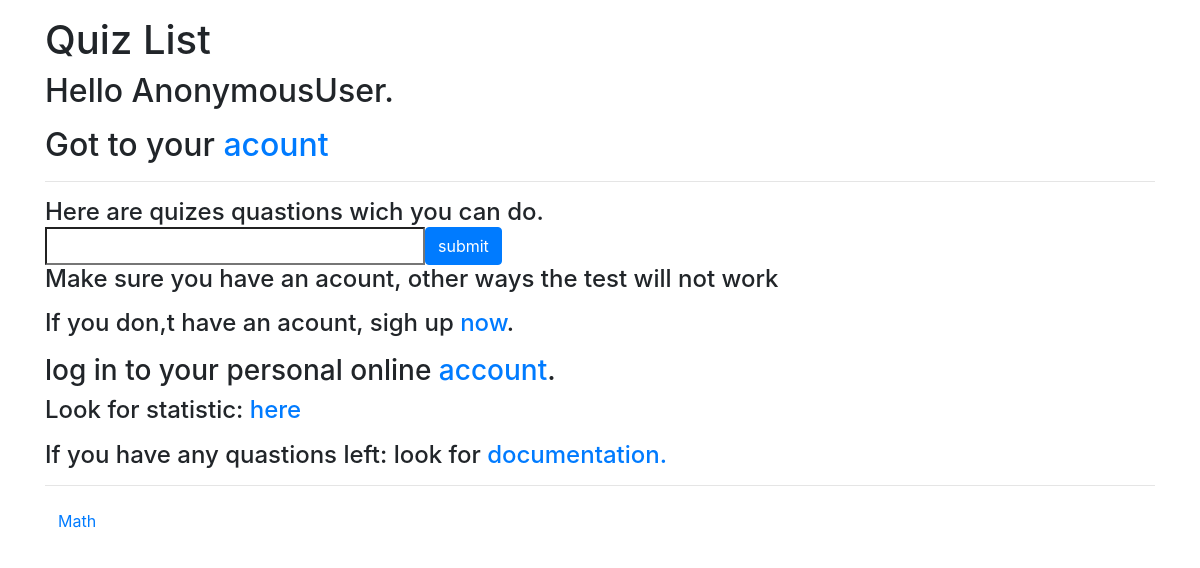
/, run on an earlier commit of the app's database.
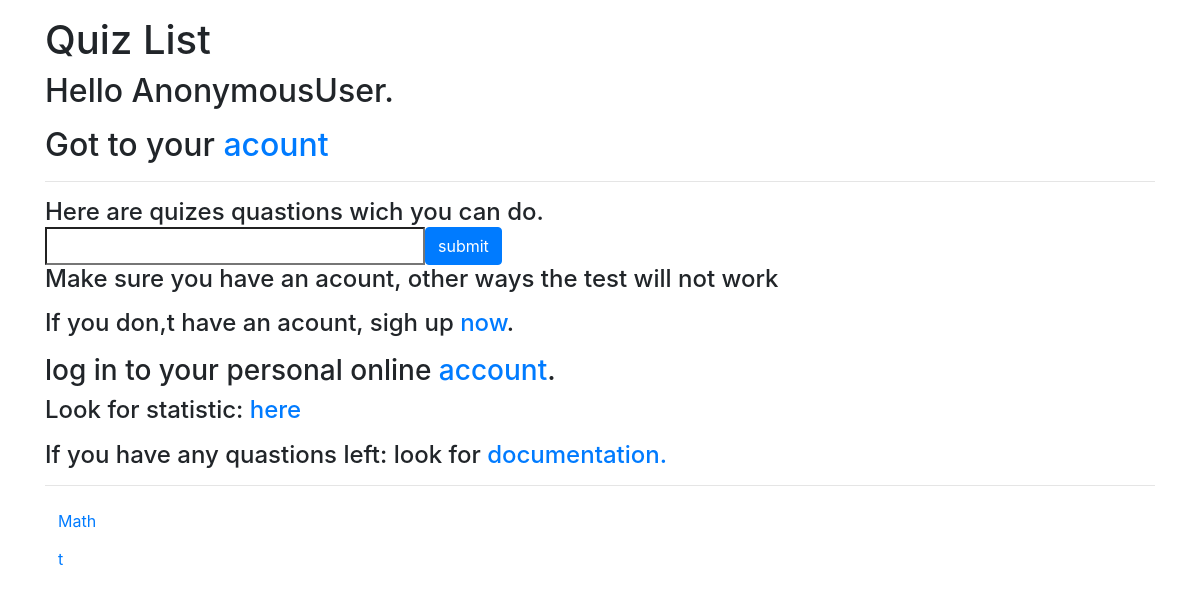
And on a later commit of the database.
### quizes/models.py (models this page shows, shortened)
class Quiz(models.Model):
    DIFF_CHOICES = (
    ('easy', 'easy'),
    ('medium', 'medium'),
    ('hard', 'hard'),
    )
    name = models.CharField(max_length=120)
    topic = models.CharField(max_length=120)
    number_of_questions = models.IntegerField()
    time = models.IntegerField(help_text="duration of the quiz in minutes")
    required_score_to_pass = models.IntegerField(help_text="required score in %")
    difficluty = models.CharField(max_length=6, choices=DIFF_CHOICES)
    class Meta:
        verbose_name_plural = 'Quizes'

### quizes/views.py (the view)
# urls.py: path('', QuizListView.as_view(), name='main-view'),
class QuizListView(ListView):
    model = Quiz
    template_name = 'quizes/main.html'

### quizes/templates/quizes/main.html (shortened to what this page needs)
{% extends "base.html" %}
{% load static %}
{% block content %}
<div class="h1">Quiz List</div>
<h2> Hello {{request.user}}.</p><h2>Got to your <a href="/login/cabinet/">acount</a>
<hr>
<div class="h4">Here are quizes quastions wich you can do.<div>
<form class='d-flex' method='POST' action="{% url 'quizes:SearchForSmt' %}">
  <input class='form-control-label' type='search' plaseholder='Search for' name='searched'>
  <button class='btn btn-primary' type='submit'>submit</button>
</form>
<div class="worming"><p>Make sure you have an acount, other ways the test will not work</p></div>
<div class="logIn"><p>If you don,t have an acount, sigh up <a href="/sightup">now</a>.</p></div>
<h3 class='cabinet'>log in to your personal online <a href='login/'>account</a>.</h3>
<p>Look for statistic: <a href='/login/cabinet/statistic/'>here</a>
<h4> If you have any quastions left: look for <a href='documentation'>documentation.</a></h4>
<hr>
{% for obj in object_list %}
    <button
        class="btn btn-link modal-button"
        data-pk="{{obj.pk}}"
        data-quiz="{{obj.name}}"
        data-questions="{{obj.number_of_questions}}"
        data-difficulty="{{obj.difficluty}}"
        data-time="{{obj.time}}"
        data-pass = "{{obj.required_score_to_pass}}"
        data-toggle="modal"
        data-target="#quizStartModal">
        {{obj.name}}
    </button><br>
{% endfor %}
{% endblock content %}

What changed in the data, as far as the page shows it:
added Quiz: name "t"
